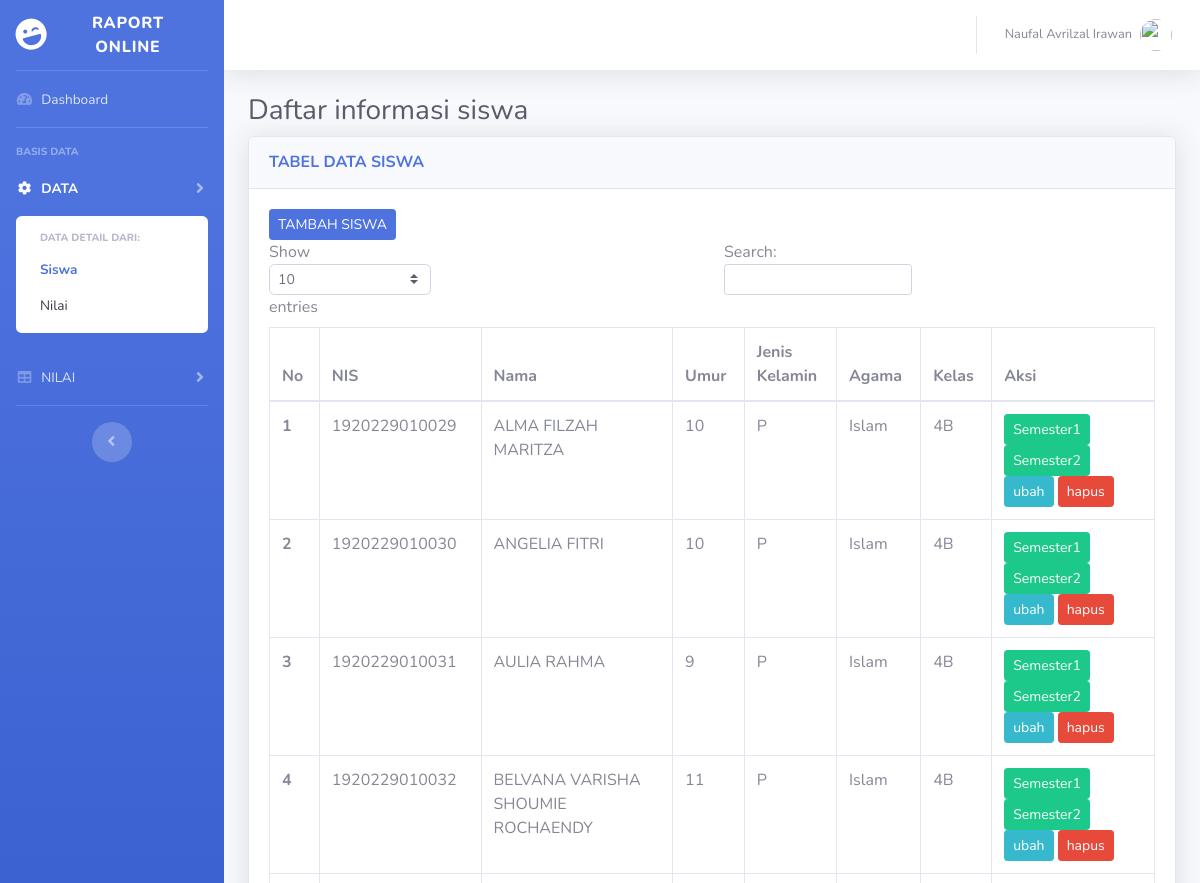
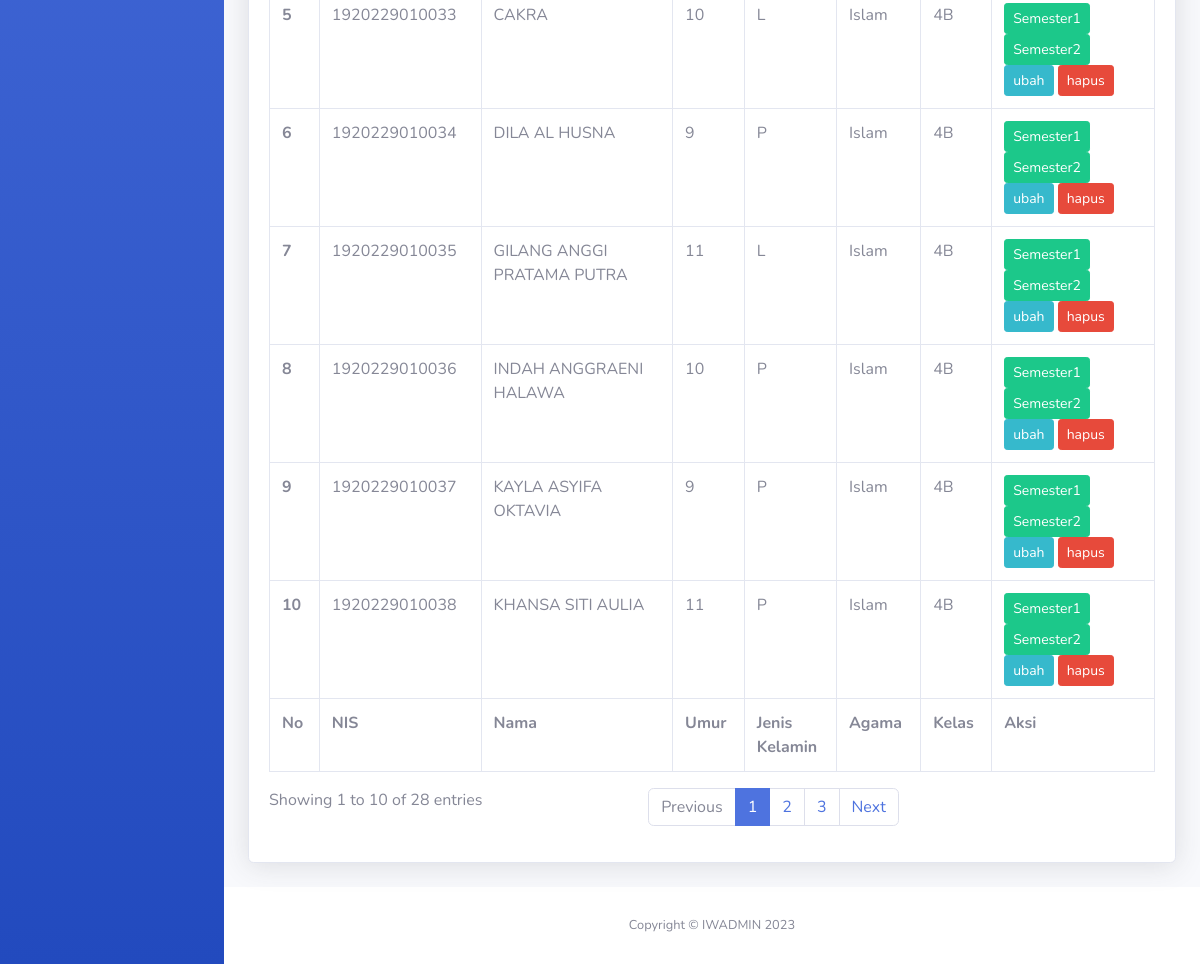
The app's page /tabelsiswa.php (signed in) with its own data (2 pictures, top to bottom).
### tables this page shows
CREATE TABLE `siswa` (
  `nis` varchar(15) NOT NULL,
  `nama` varchar(55) NOT NULL,
  `umur` int(2) DEFAULT NULL,
  `gender` varchar(10) DEFAULT NULL,
  `agama` set('Islam','Protestan','Katolik','Hindu','Buddha','Konghuchu') DEFAULT NULL,
  `kelas` varchar(10) DEFAULT NULL
);

### tabelsiswa.php (the view, shortened to what this page needs)
<!DOCTYPE html>
<html lang="en">
<head>
    <link href="sbadmin/vendor/fontawesome-free/css/all.min.css" rel="stylesheet" type="text/css">
    <link href="sbadmin/css/sb-admin-2.min.css" rel="stylesheet">
    <?php
        include "koneksi_db.php";
    ?>
</head>
<body id="page-top">
    <div id="wrapper">
        <ul class="navbar-nav bg-gradient-primary sidebar sidebar-dark accordion" id="accordionSidebar">
            <a class="sidebar-brand d-flex align-items-center justify-content-center" href="Dashboard.php">
                <div class="sidebar-brand-icon rotate-n-15">
                    <i class="fas fa-laugh-wink"></i>
                </div>
                <div class="sidebar-brand-text mx-3">Raport Online <sup></sup></div>
            </a>
            <hr class="sidebar-divider my-0">
            <li class="nav-item">
                <a class="nav-link" href="Dashboard.php">
                    <i class="fas fa-fw fa-tachometer-alt"></i>
                    <span>Dashboard</span></a>
            </li>
            <hr class="sidebar-divider">
            <div class="sidebar-heading">
                BASIS DATA
            </div>
            <li class="nav-item active">
                <a class="nav-link collapsed" href="#" data-toggle="collapse" data-target="#collapseTwo"
                    aria-expanded="true" aria-controls="collapseTwo">
                    <i class="fas fa-fw fa-cog"></i>
                    <span>DATA</span>
                </a>
                <div id="collapseTwo" class="collapse show" aria-labelledby="headingTwo" data-parent="#accordionSidebar">
                    <div class="bg-white py-2 collapse-inner rounded">
                        <h6 class="collapse-header">Data detail dari:</h6>
                        <a class="collapse-item active" href="tabelsiswa.php">Siswa</a>
                        <a class="collapse-item" href="tabelnilai.php">Nilai</a>
                    </div>
                </div>
            </li>
            <li class="nav-item">
                <a class="nav-link collapsed" href="#" data-toggle="collapse" data-target="#collapseUtilities"
                    aria-expanded="true" aria-controls="collapseUtilities">
                    <i class="fas fa-fw fa-table"></i>
                    <span>NILAI</span>
                </a>
            </li>
            <hr class="sidebar-divider d-none d-md-block">
            <div class="text-center d-none d-md-inline">
                <button class="rounded-circle border-0" id="sidebarToggle"></button>
            </div>
        </ul>
        <div id="content-wrapper" class="d-flex flex-column">
            <div id="content">
                <nav class="navbar navbar-expand navbar-light bg-white topbar mb-4 static-top shadow">
                    <ul class="navbar-nav ml-auto">
                        <li class="nav-item dropdown no-arrow">
                            <a class="nav-link dropdown-toggle" href="#" id="userDropdown" role="button"
                                data-toggle="dropdown" aria-haspopup="true" aria-expanded="false">
                                <span class="mr-2 d-none d-lg-inline text-gray-600 small">
                                    <?php
                                        echo $_SESSION['nama'];
                                    ?>
                                </span>
                                <img class="img-profile rounded-circle"
                                    src="img/noname.png">
                            </a>
                        </li>
                    </ul>
                </nav>
                <div class="container-fluid">
                    <h1 class="h3 mb-2 text-gray-800">Daftar informasi siswa</h1>
                    <div class="card shadow mb-4">
                        <div class="card-header py-3">
                            <h6 class="m-0 font-weight-bold text-primary">TABEL DATA SISWA</h6>
                        </div>
                        <div class="card-body">
                        <a href="tambahsiswa.php"><input type="submit" name="TAMBAH" value="TAMBAH SISWA" class="btn btn-primary btn-sm"></a><br>
                            <div class="table-responsive">
                                <table class="table table-bordered" id="dataTable" width="100%" cellspacing="0">
                                    <thead>
                                        <tr>
                                            <th>No</th>
                                            <th>NIS</th>
                                            <th>Nama</th>
                                            <th>Umur</th>
                                            <th>Jenis Kelamin</th>
                                            <th>Agama</th>
                                            <th>Kelas</th>
                                            <th>Aksi</th>
                                        </tr>
                                    </thead>
                                    <tfoot>
                                        <tr>
                                            <th>No</th>
                                            <th>NIS</th>
                                            <th>Nama</th>
                                            <th>Umur</th>
                                            <th>Jenis Kelamin</th>
                                            <th>Agama</th>
                                            <th>Kelas</th>
                                            <th>Aksi</th>
                                        </tr>
                                    </tfoot>
                                    <tbody>
                                    <?php
                                        $no = 1;
                                        $queri = "SELECT * FROM siswa ORDER BY nama";
                                        $hasil = mysqli_query($koneksi, $queri);
                                        while ($data = mysqli_fetch_array($hasil)) {
                                    ?>
                                        <tr><th> <?php echo $no; ?> </th>
                                            <td> <?php echo $data['nis']; ?></td>
                                            <td> <?php echo $data['nama']; ?></td>
                                            <td> <?php echo $data['umur']; ?></td>
                                            <td> <?php echo $data['gender']; ?></td>
                                            <td> <?php echo $data['agama']; ?></td>
                                            <td> <?php echo $data['kelas']; ?></td>
                                            <td>
                                                <?php echo "<a href='siswasmt1.php?nis=$data[nis]'>"?><input type="submit" name="rapot S1" value="Semester1" class="btn btn-success btn-sm"></a>
                                                <?php echo "<a href='siswasmt2.php?nis=$data[nis]'>"?><input type="submit" name="rapot S2" value="Semester2" class="btn btn-success btn-sm"></a>
                                                <?php echo "<a href='ubahsiswa.php?nis=$data[nis]'>"?><input type="submit" name="ubah" value="ubah" class="btn btn-info btn-sm"></a>
                                                <?php echo "<a href='?nis=$data[nis]'>"?><input type="submit" name="hapus" value="hapus" onclick="return confirm('Ingin menghapus data <?php echo $data['nama']; ?>?')" class="btn btn-danger btn-sm"></a></td>
                                        </tr>
                                    <?php
                                        $no++;
                                        }
                                    ?>
                                    </tbody>
                                </table>
                            </div>
                        </div>
                    </div>
                </div>
            </div>
            <footer class="sticky-footer bg-white">
                <div class="container my-auto">
                    <div class="copyright text-center my-auto">
                        <span>Copyright &copy; IWADMIN 2023</span>
                    </div>
                </div>
            </footer>
        </div>
    </div>
</body>
</html>

### records on screen
siswa: nis "1920229010029", nama "ALMA FILZAH MARITZA", umur "10", gender "P", agama "Islam", kelas "4B"
siswa: nis "1920229010030", nama "ANGELIA FITRI", umur "10", gender "P", agama "Islam", kelas "4B"
siswa: nis "1920229010031", nama "AULIA RAHMA", umur "9", gender "P", agama "Islam", kelas "4B"
siswa: nis "1920229010032", nama "BELVANA VARISHA SHOUMIE ROCHAENDY", umur "11", gender "P", agama "Islam", kelas "4B"
siswa: nis "1920229010033", nama "CAKRA", umur "10", gender "L", agama "Islam", kelas "4B"
siswa: nis "1920229010034", nama "DILA AL HUSNA", umur "9", gender "P", agama "Islam", kelas "4B"
siswa: nis "1920229010035", nama "GILANG ANGGI PRATAMA PUTRA", umur "11", gender "L", agama "Islam", kelas "4B"
siswa: nis "1920229010036", nama "INDAH ANGGRAENI HALAWA", umur "10", gender "P", agama "Islam", kelas "4B"
siswa: nis "1920229010037", nama "KAYLA ASYIFA OKTAVIA", umur "9", gender "P", agama "Islam", kelas "4B"
siswa: nis "1920229010038", nama "KHANSA SITI AULIA", umur "11", gender "P", agama "Islam", kelas "4B"

### other values on screen
$_SESSION['nama'] "Naufal Avrilzal Irawan"
